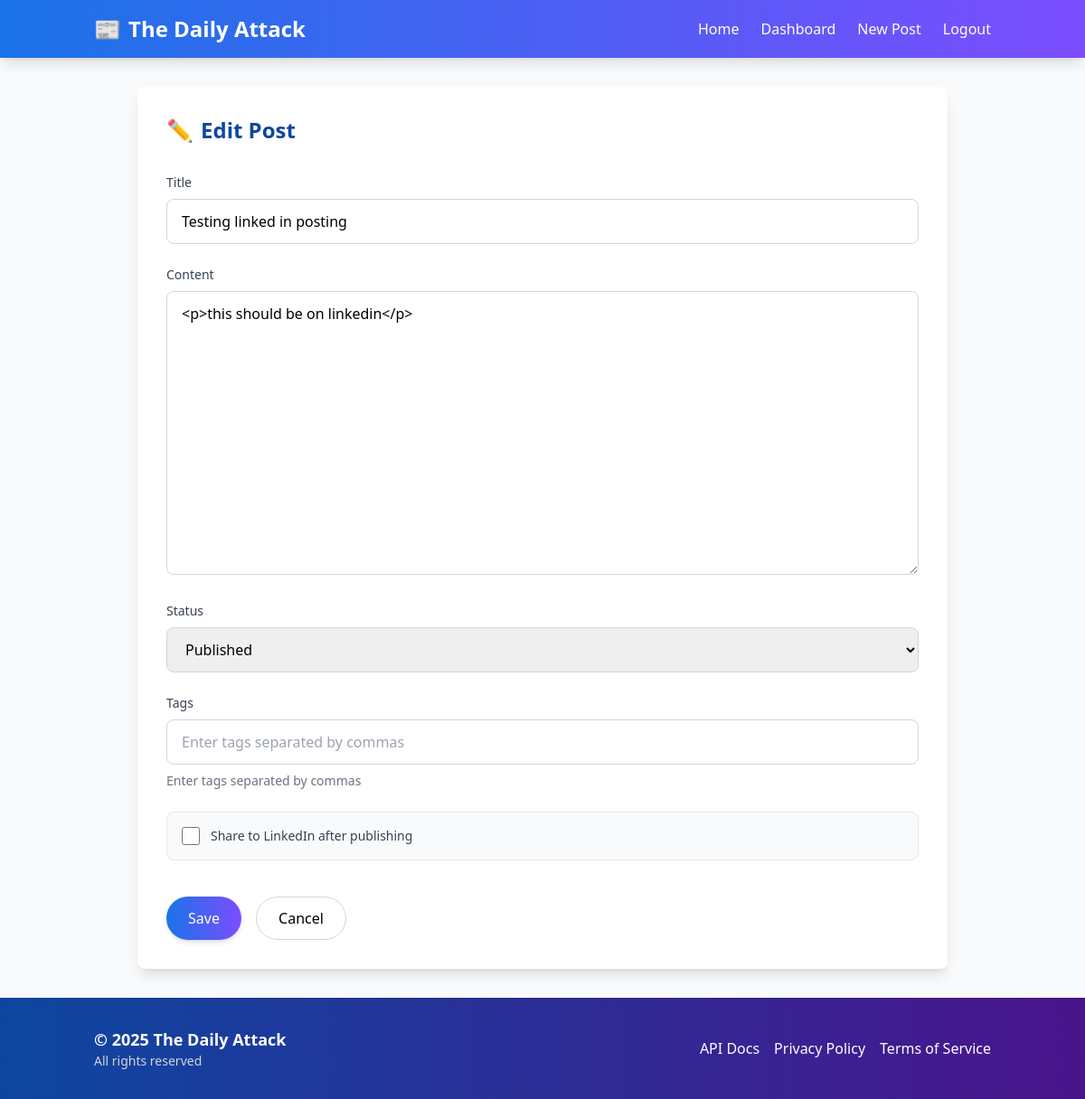
The page /post/4/edit/ (signed in) on the database as committed earlier.
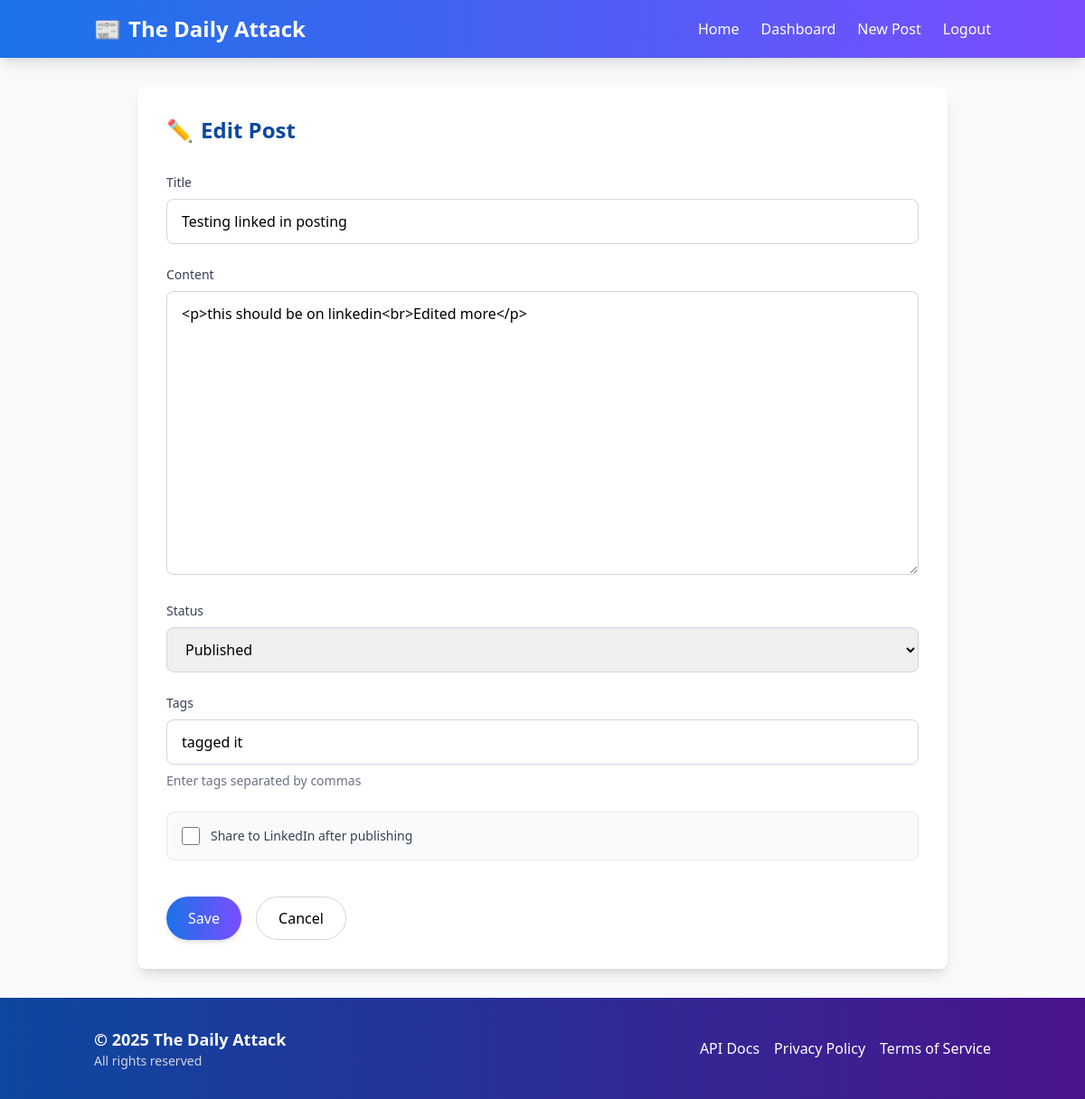
The same page on the database as committed later.
### blog/models.py (models this page shows, shortened)
class Post(models.Model):
    STATUS_CHOICES = (
        ('draft', 'Draft'),
        ('published', 'Published'),
    )
    title = models.CharField(max_length=200)
    content = models.TextField()
    author = models.ForeignKey(User, on_delete=models.CASCADE, related_name='blog_posts')
    created_at = models.DateTimeField(auto_now_add=True)
    updated_at = models.DateTimeField(auto_now=True)
    published_at = models.DateTimeField(blank=True, null=True)
    status = models.CharField(max_length=10, choices=STATUS_CHOICES, default='draft')
    tags = models.ManyToManyField(Tag, blank=True)
    class Meta:
        ordering = ['-created_at']

class Tag(models.Model):
    name = models.CharField(max_length=50, unique=True)

### blog/views.py (the view)
# urls.py: path('post/<int:pk>/edit/', views.post_edit, name='post_edit'),
@login_required
@editor_required
def post_edit(request, pk):
    post = get_object_or_404(Post, pk=pk)
    if post.author != request.user:
        messages.error(request, "You don't have permission to edit this post.")
        return redirect('dashboard')
    if request.method == 'POST':
        form = PostForm(request.POST, instance=post)
        if form.is_valid():
            post = form.save(commit=False)
            if post.status == 'published' and not post.published_at:
                post.published_at = timezone.now()
            post.save()
            post.tags.clear()
            tag_names = form.cleaned_data.get('tags', [])
            if isinstance(tag_names, str):
                tag_names = tag_names.split(',')
            for tag_name in tag_names:
                if isinstance(tag_name, str):
                    tag_name = tag_name.strip()
                    if tag_name:
                        tag, created = Tag.objects.get_or_create(name=tag_name)
                        post.tags.add(tag)
            return redirect('post_detail', pk=post.pk)
    else:
        tags = ', '.join([tag.name for tag in post.tags.all()])
        form = PostForm(instance=post, initial={'tags': tags})
    return render(request, 'blog/post_edit.html', {'form': form})

### blog/forms.py (shortened to what this page needs)
class PostForm(forms.ModelForm):
    tags = forms.CharField(required=False, help_text='Enter tags separated by commas')
    class Meta:
        model = Post
        fields = ('title', 'content', 'status', 'tags')
        widgets = {
            'content': forms.Textarea(attrs={'class': 'richtext-editor'}),
        }

### blog/context_processors.py (called while the page is built)
def user_profile(request):
    if request.user.is_authenticated and hasattr(request.user, 'profile'):
        return {'user_profile': request.user.profile}
    return {'user_profile': None}

### blog/views.py (called while the page is built)
def editor_required(view_func):
    @wraps(view_func)
    def _wrapped_view(request, *args, **kwargs):
        if not hasattr(request.user, 'profile') or request.user.profile.user_type != 'editor':
            messages.error(request, "You must be an editor to access this page.")
            return redirect('home')
        return view_func(request, *args, **kwargs)
    return _wrapped_view

### templates/blog/post_edit.html (shortened to what this page needs)
{% extends 'base.html' %}
{% block content %}
    <div class="max-w-4xl mx-auto bg-white rounded-lg shadow-lg p-8 animate-fade-in">
        <h1 class="text-2xl font-bold mb-8 text-primary-dark">
            {% if form.instance.pk %}
                <span class="flex items-center"><span class="mr-2">✏️</span> Edit Post</span>
            {% else %}
                <span class="flex items-center"><span class="mr-2">✨</span> New Post</span>
            {% endif %}
        </h1>
        <form method="post" class="space-y-6" id="post-form">
            <div class="animate-slide-in" style="animation-delay: 100ms">
                <label for="{{ form.title.id_for_label }}" class="block text-sm font-medium text-gray-700 mb-2">Title</label>
                <input type="text" name="{{ form.title.name }}" id="{{ form.title.id_for_label }}" value="{{ form.title.value|default:'' }}"
                       class="w-full px-4 py-3 border border-gray-300 rounded-lg focus:ring-2 focus:ring-primary focus:border-primary transition-all duration-300" required>
            </div>
            <div class="animate-slide-in" style="animation-delay: 200ms">
                <label for="{{ form.content.id_for_label }}" class="block text-sm font-medium text-gray-700 mb-2">Content</label>
                <textarea name="{{ form.content.name }}" id="{{ form.content.id_for_label }}" class="richtext-editor w-full px-4 py-3 border border-gray-300 rounded-lg" rows="12">{{ form.content.value|default:'' }}</textarea>
            </div>
            <div class="animate-slide-in" style="animation-delay: 300ms">
                <label for="{{ form.status.id_for_label }}" class="block text-sm font-medium text-gray-700 mb-2">Status</label>
                <select name="{{ form.status.name }}" id="{{ form.status.id_for_label }}"
                        class="w-full px-4 py-3 border border-gray-300 rounded-lg focus:ring-2 focus:ring-primary focus:border-primary transition-all duration-300">
                    {% for value, text in form.status.field.choices %}
                        <option value="{{ value }}" {% if form.status.value == value %}selected{% endif %}>{{ text }}</option>
                    {% endfor %}
                </select>
            </div>
            <div class="animate-slide-in" style="animation-delay: 400ms">
                <label for="{{ form.tags.id_for_label }}" class="block text-sm font-medium text-gray-700 mb-2">Tags</label>
                <input type="text" name="{{ form.tags.name }}" id="{{ form.tags.id_for_label }}" value="{{ form.tags.value|default:'' }}"
                       class="w-full px-4 py-3 border border-gray-300 rounded-lg focus:ring-2 focus:ring-primary focus:border-primary transition-all duration-300"
                       placeholder="Enter tags separated by commas">
                <p class="text-sm text-gray-500 mt-2">{{ form.tags.help_text }}</p>
            </div>
            <div class="flex items-center p-4 bg-gray-50 rounded-lg border border-gray-200 animate-slide-in" style="animation-delay: 500ms">
                <input type="checkbox" id="share-to-linkedin" name="share_to_linkedin"
                       class="h-5 w-5 text-primary border-gray-300 rounded focus:ring-primary">
                <label for="share-to-linkedin" class="ml-3 block text-sm text-gray-700">
                    Share to LinkedIn after publishing
                </label>
            </div>
            <div class="pt-4 animate-slide-in" style="animation-delay: 600ms">
                <button type="submit" class="bg-gradient-to-r from-primary to-accent text-white px-6 py-3 rounded-full hover:opacity-90 transition-all duration-300 shadow-md">
                    Save
                </button>
                <a href="{% url 'dashboard' %}" class="ml-3 px-6 py-3 border border-gray-300 rounded-full hover:bg-gray-100 transition-all duration-300">
                    Cancel
                </a>
            </div>
        </form>
    </div>
{% endblock %}

Rows that differ between the two databases and show on the page:
changed Post "Testing linked in posting": content "<p>this should be on linkedin</p>" → "<p>this should be on linkedin<br>Edited more</p>"
added Tag: tags "tagged it"
Other text that changed with them:
form field tags: "Enter tags separated by commas" → (not shown)
